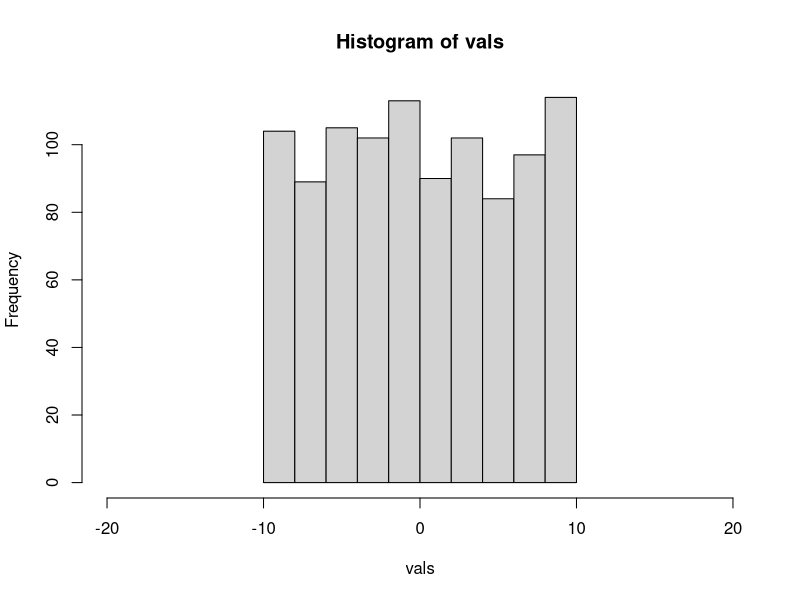
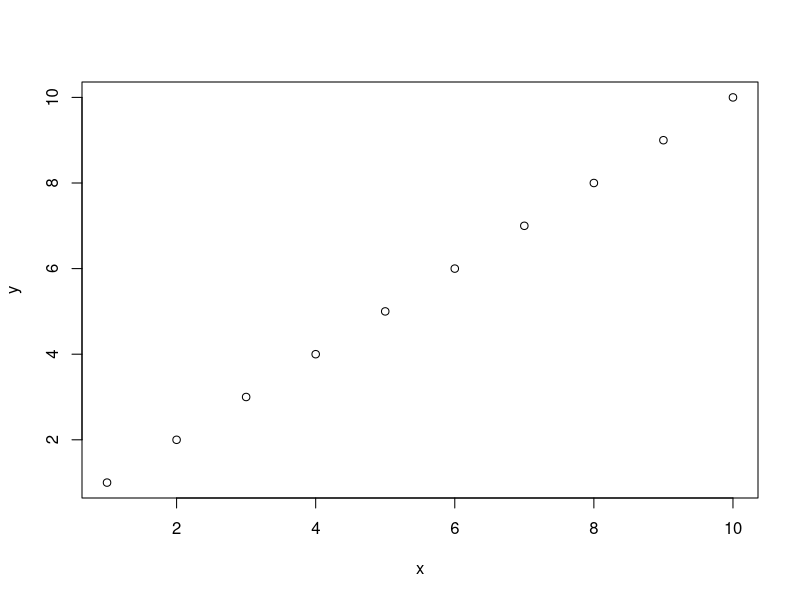
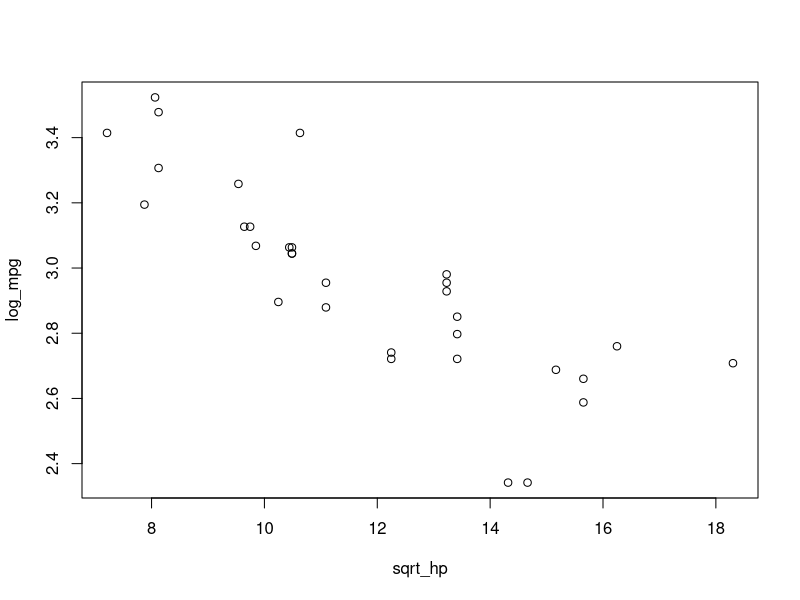
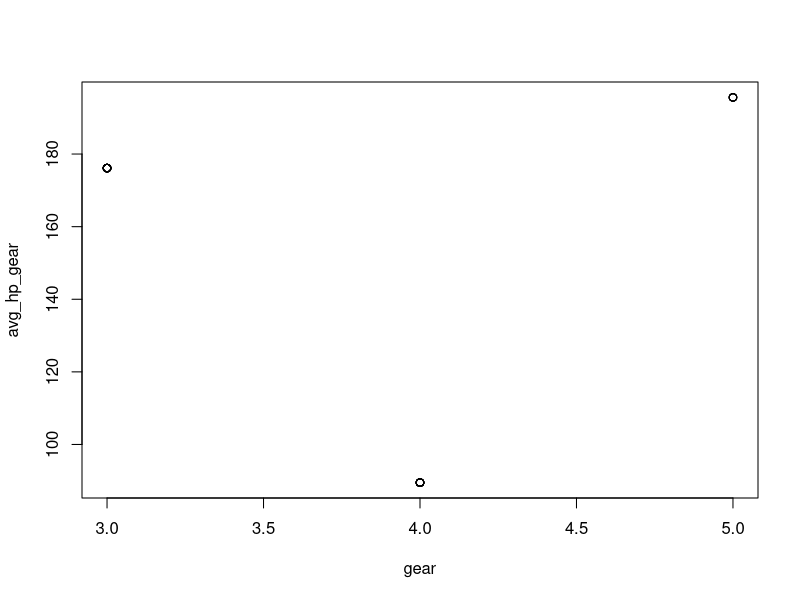
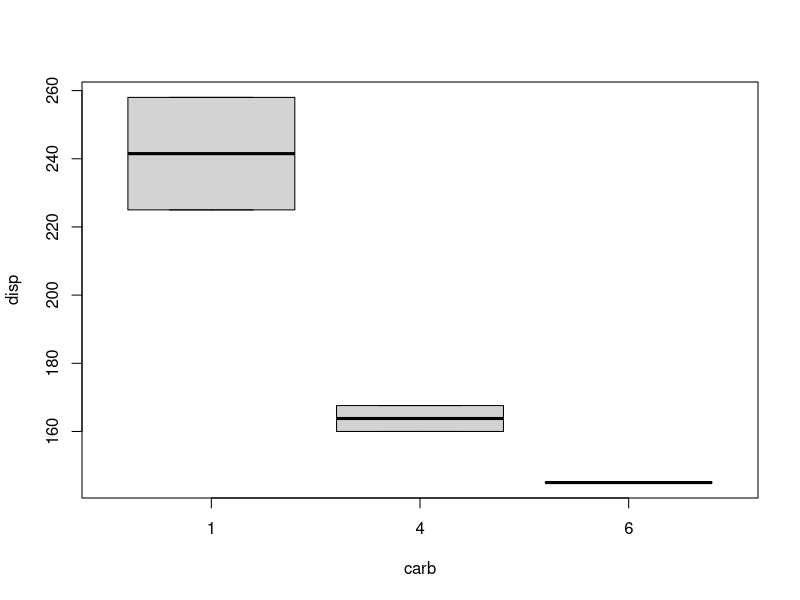

These charts were generated, in order, by the following R code:
#### PRE-LAB: NOTES ON CONFIDENCE INTERVALS
# 2020-09-18

#### Standard error as a measure of confidence
  #### Did I precisely measure an estimate?

  # We have drawn our SE from a sample- not the population
  # Our estimate of +/- 1 SE tells us 2.3 of the estimates we could get by soley resampling this sample
    # BASED ON OUR SAMPLE - NOT ON THE POPULATION
    # This is not 2/3 of the possible TRUE PARAMETER VALUES-- 2/3 of the possible values we could of gotten from OUR SAMPLE
    # Rather, if we were to sample the population many many times, 2/3 of the time, this interval will contain the true value

# Confidence intervals -- precision of your ESTIMATE
  # 1 SE = 66% confidence interval
  # ~2 SE = 95% C.I

# Everytime you caclulate a C.I, some percentage of the time, your sample will contain the true value
  # If you run your experiment 1000s of times, 90% of the time your true value will be contained within the confidence interval
    # We are assuming a "true value" exists

  # Frequentist Philosophy
    # The ideal of drawing conclusions from data based on properties derived from THEORETICAL RESAMPLING
      # Assumes we can derive the truth by observing a result with some frequency in the long run
        

#### SD is a population parameter in and of itself
    ### should not change based on sample size

#### SE & CI are estimates of precision
  ### thus as you increase your sample size, they will shrink (because precision will increase)
    ### measures of your sample

#####################################################

##### SIMULATION, DPLYR, ETC.  ######

#####################################################

#### Pipes ####

vec <- 1:10

# Load magrittr library
library(magrittr)

1:10 %>% sum()

# Start with vec 1:10
1:10 %>%
  
# take its length
  length() %>%
  
# take the sqrt of the length 
  sqrt() %>%
  
# take the log
  log()

#### EXERCISE ####

#1. Use pipes to sum the log of 100:200
100:200 %>%
  log() %>%
  sum()

#2. Use pipes to take sqrt of the mean of 100 random unifom numbers
runif(100) %>%
  mean() %>%
  sqrt()

#3. Using mtcars df, get its summary, then str the summary
data("mtcars")

mtcars %>%
  summary() %>%
  str()

#### Base plot ####

vals <- runif(n = 1000, min = -10, max = 10)

#histogram
hist(vals, xlim = c(-20,20))

# scatter plot
my_df <- data.frame(x = 1:10, y = 1:10)

plot(y ~ x, data = my_df)

#### dplyr ####
library(dplyr)

# mutate
mtcars2 <- mutate(mtcars, log_mpg = log(mpg))

head(mtcars2)

# or...
mtcars2 <- mtcars %>%
  mutate(log_mpg = log(mpg),
         sqrt_cyl = sqrt(cyl))

# group_by
# I want to add a column that has the avg mpg for each # of gears

mtcars_group <- mtcars %>%
  group_by(gear) %>%
  mutate(avg_mpg = mean(mpg)) %>%
  ungroup()

View(mtcars_group)

# if we didn't group_by, then the avg_mpg column would be the same number over and over again.... it would calculate the avg mpg of the entire dataframe

# summarize
# we want to create a derived dataset
# want avg and sd of mpg by gear and ONLY THAT

mtcars_summary <- mtcars %>%
  group_by(gear) %>%
  summarize(avg_mpg = mean(mpg),
            sd_mpg = sd(mpg))

# filter
# remove all data where the # of cyl = 3
mtcars_filter <- mtcars %>%
  filter(cyl != 3)

# select
mtcars %>%
  select(mpg) %>%
  head()

# just a few columns
mtcars %>%
  select(gear, carb, disp) %>%
  head()

# all columns with an m in them
mtcars %>%
  select(contains("m")) %>%
  head()

#### Exercises ####

#1. Add some columns to mtcars to plot the log of mpg by the square root of hp
mtcars_ex <- mtcars %>%
  mutate(log_mpg = log(mpg), sqrt_hp = sqrt(hp)) 

head(mtcars_ex)

#plot(y ~ x, data = my_df)
plot(log_mpg ~ sqrt_hp, data = mtcars_ex)

#2. Get the avg hp per gear and plot them against each other
mtcars_ex <- mtcars %>%
  group_by(gear) %>%
  mutate(avg_hp_gear = mean(hp)) %>%
  ungroup()
  
plot(avg_hp_gear ~ gear, data=mtcars_ex)

#3. Make a df for only 6 cyl engines, with only the disp and carb columns
  # create a boxplot of how carb influences disp.

mtcars_ex_2 <- mtcars %>%
  filter(cyl == 6) %>%
  select(disp, carb)

head(mtcars_ex_2)

boxplot(disp ~ carb, data = mtcars_ex_2)

#### Simulation ####

# base::replicate()

# replicate summing the #s 1:10, 10 times
replicate(n = 10, sum(1:10))

# purr:map_dbl
library(purrr)

# map takes a list/vector as an input, then applies the function to every element of it

map_dbl(1:10, ~sum(1:100))

map_dbl(1:10, ~sum(1:.x))
#.x is a stand-in for 1:10
  # first .x is 1... sum 1:1
  # next, .x is 2... sum 1:2
# so .x is referring to that first arg

# x column is #s 1:10 (x = .x)
# y column is the sum of 1: 1:10 (?)
map_df(1:10, ~data.frame(x = .x,
                         y = sum(1:.x)))

#### Exercises ####
# 1. Use replicate() to repeatedly average the numbers 1:10 seven times.
# replicate(n = 10, sum(1:10))
replicate(n=7, mean(1:10))

#2. Do the same thing with map_dbl() - also what happens if you use other map functions?

# 1:7 specifies 7 times... mean(1:10) takes the mean of #s 1:10
# not using .x here... so the first argument is not a "list or vector"... 
  # it's just specifying that we're going to apply mean(1:10) 7 TIMES***
map_dbl(1:7, ~mean(1:10))  

# 3. Start with a vector:
  my_vec <- c(11, 10, 10, 9, 10, 11, 10, 9, 10, 
              12, 9, 11, 8, 11, 11, 10, 11, 10, 
              11, 9)

# Use map_df() to make a data frame that, for the numbers 3 through 15, returns two columns. 
  # One is the the average of the element of the vector 1 through the chosen number, the second is the standard deviation.
# e.g. 10.2 for a mean - but the 10 will be .x for you!

  # This takes the 3rd : 15th number is the vector my_vec, and uses those  
map_df(my_vec[3:15], ~data.frame(x = mean(1:.x),
                                   y = sd(1:.x)))

# whereas here, we're using .x, which is referencing the 3:15!! 
map_df(3:15, ~data.frame(m = mean(my_vec[1:.x]),
                         s = sd(my_vec[1:.x])))
